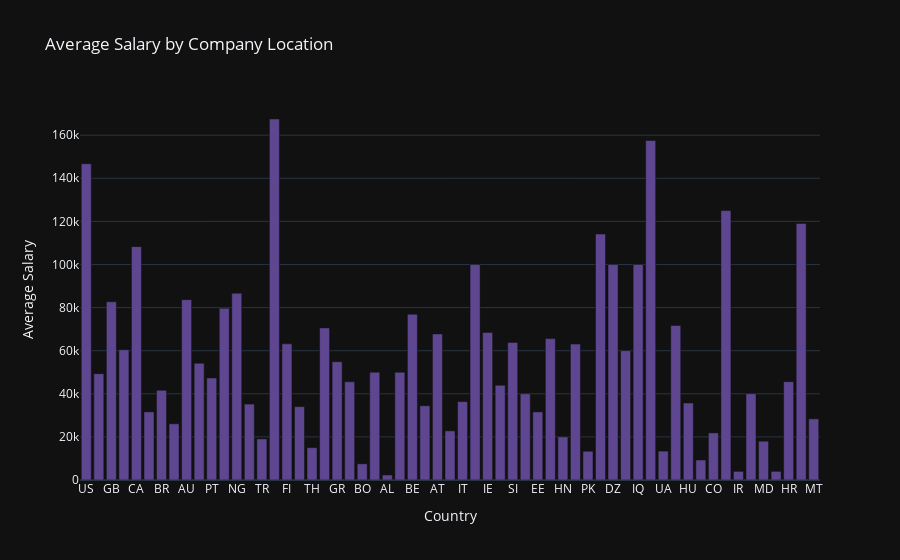

This figure's notebook cell:
### Markdown cell above
Objetivo- A finalidade deste gráfico é apresentar qual a média salarial para os trabalhadores de AI/ML nos diversos países.

### Code cell
#fig3
lista_loc = df.company_location.values.tolist()
lista_salarios = df.salary_in_usd.values.tolist()

# Função de calcular a média continua a mesma
def calculate_average(location,lista_loc, lista_salarios):
    media = 0
    count = 0
    for i in range(len(lista_loc)):
        if(lista_loc[i] == location):
            media += lista_salarios[i]
            count += 1
    if count == 0:
        return 0
    return media / count

# Seleciona as fileiras com salários >= 1000
df = df[df['salary_in_usd'] >= 1000]

# Cria as listas que alocam a localização e o salário
locations = []
salaries = []

# Percorra o dataframe e adicione localização e salário às respectivas listas
for index, row in df.iterrows():
    if row['company_location'] not in locations:
        locations.append(row['company_location'])
    salaries.append(row['salary_in_usd'])

# Cria uma lista vazia para alocar o salario medio para cada localização
location_avg = []

# Percorra as localizações e calcule a média
for location in locations:
    avg = calculate_average(location,lista_loc, lista_salarios)
    location_avg.append(avg)
#plot
fig3 = px.bar(x=locations, y=location_avg, title='Average Salary by Company Location',color_discrete_sequence=  px.colors.qualitative.Prism , template= 'plotly_dark',)
fig3.update_layout(xaxis_title='Country', yaxis_title='Average Salary')


fig3.show()

### Figure 1 — Plotly figure (JSON) as saved in the notebook; plotly's stock layout.template omitted (floating-point values rounded to 4 significant figures)
{"data": [{"alignmentgroup": "True", "hovertemplate": "x=%{x}<br>y=%{y}<extra></extra>", "legendgroup": "", "marker": {"color": "rgb(95, 70, 144)", "pattern": {"shape": ""}}, "name": "", "offsetgroup": "", "orientation": "v", "showlegend": false, "textposition": "auto", "type": "bar", "x": ["US", "ES", "GB", "FR", "CA", "MX", "BR", "IN", "AU", "SG", "PT", "DE", "NG", "CZ", "TR", "PR", "FI", "AS", "TH", "NL", "GR", "DK", "BO", "PH", "AL", "AR", "BE", "ID", "AT", "EG", "IT", "AE", "IE", "LU", "SI", "MY", "EE", "PL", "HN", "CH", "PK", "JP", "DZ", "RO", "IQ", "RU", "UA", "CN", "HU", "KE", "CO", "NZ", "IR", "CL", "MD", "VN", "HR", "IL", "MT"], "xaxis": "x", "y": [146800.0, 49340.0, 82700.0, 60460.0, 108300.0, 31590.0, 41597, 26070.0, 83680.0, 54150.0, 47320.0, 79650.0, 86670.0, 35220.0, 19058, 167500, 63172, 34030.0, 15000, 70570.0, 54880.0, 45558, 7500, 50000, 2324, 50000, 76936, 34440.0, 67790.0, 22800, 36370.0, 100000, 68436, 43940.0, 63831, 40000, 31586, 65610.0, 20000, 63050.0, 13330.0, 114100.0, 100000, 60000, 100000, 157500, 13400, 71670.0, 35735, 9272, 21844, 125000, 4000, 40038, 18000, 4000, 45618, 119059, 28369], "yaxis": "y"}], "layout": {"barmode": "relative", "legend": {"tracegroupgap": 0}, "title": {"text": "Average Salary by Company Location"}, "xaxis": {"anchor": "y", "domain": [0, 1], "title": {"text": "Country"}}, "yaxis": {"anchor": "x", "domain": [0, 1], "title": {"text": "Average Salary"}}}}
